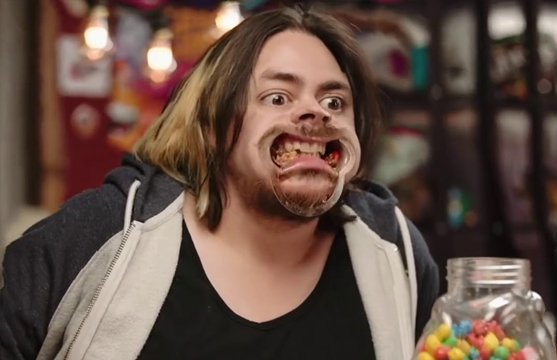
//> input picture ArduImgProcessingPy/OpenCVCourse-/OpenCVCourse-/Resources/test.png, 557 x 360 px
$ ./Chapter2   (built with g++ and OpenCV 4)
//> lines starting //> are read from the running program, lines starting //| are printed output that depends on the picture; after the words box and inside, x2 and y2 are one past the last pixel; in counts of white or black regions, pixels touching at a corner belong together
#include <opencv2/imgcodecs.hpp>
#include <opencv2/highgui.hpp>
#include <opencv2/imgproc.hpp>
#include <iostream>

using namespace cv;
using namespace std;


///////////////////// Basic Functions //////////////////////

void main() {

	string path = "Resources/test.png";
	Mat img = imread(path);
//> img is the input picture: 360 rows x 557 cols, CV_8UC3; mean B, G, R 69.9, 80.2, 102.1
	Mat imgGray, imgBlur, imgCanny, imgDil, imgErode;

	cvtColor(img, imgGray, COLOR_BGR2GRAY);
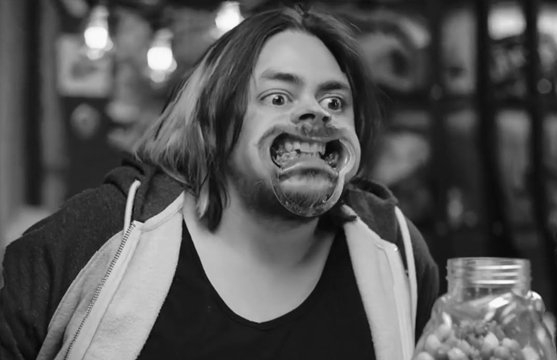
//> imgGray: 360 rows x 557 cols, CV_8UC1; min 3, max 254, mean 85.6
	GaussianBlur(imgGray, imgBlur, Size(3, 3), 3, 0);
	Canny(imgBlur, imgCanny, 25, 75);
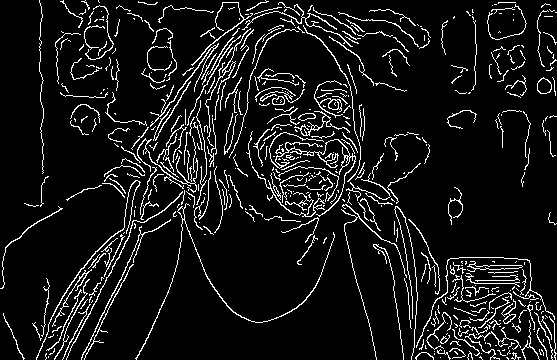
//> imgCanny: 360 rows x 557 cols, CV_8UC1; 8.7% white in thin lines or dots

	Mat kernel = getStructuringElement(MORPH_RECT, Size(3, 3));
	dilate(imgCanny, imgDil, kernel);
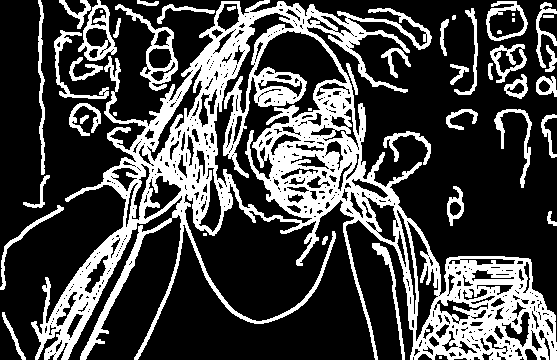
//> imgDil: 360 rows x 557 cols, CV_8UC1; 28.3% white; 46 white regions (9 under 20 px), largest, box (x1, y1, x2, y2) and area: (31, 0, 557, 360) 45648, (115, 4, 178, 91) 1048, (78, 0, 117, 61) 819
	erode(imgDil, imgErode, kernel);
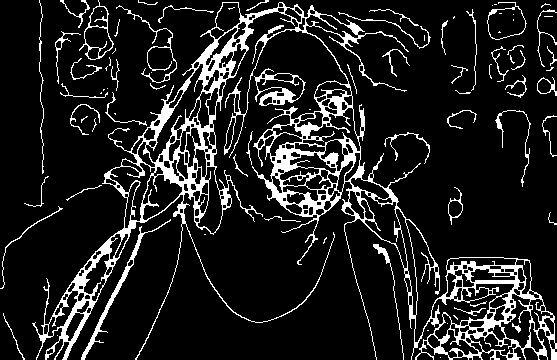
//> imgErode: 360 rows x 557 cols, CV_8UC1; 12.6% white; 87 white regions (36 under 20 px), largest, box (x1, y1, x2, y2) and area: (32, 2, 557, 360) 19451, (81, 219, 171, 360) 661, (254, 68, 306, 106) 593

	imshow("Image", img);
	imshow("Image Gray", imgGray);
	imshow("Image Blur", imgBlur);
	imshow("Image Canny", imgCanny);
	imshow("Image Dilation", imgDil);
	imshow("Image Erode", imgErode);
	waitKey(0);

}
